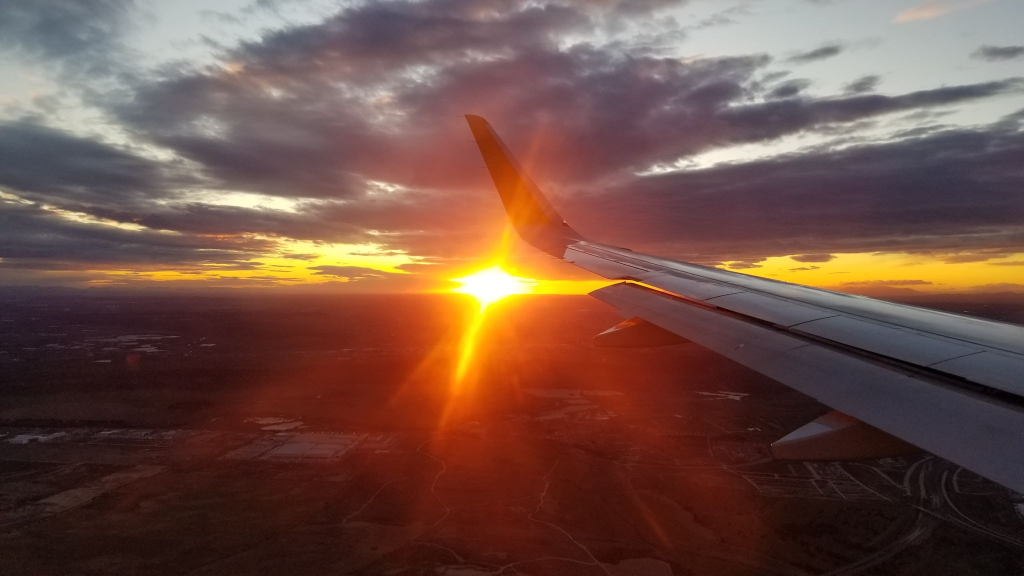
#> input picture example_image_big.jpg, 2048 x 1152 px (shown at 1/2 size)
$ python pic2music.py
#> lines starting #> are read from the running program, lines starting #| are printed output that depends on the picture
#!/usr/bin/env python

from __future__ import division
import numpy as np
from numpy.fft import fft
import matplotlib.pyplot as plt
import cv2
import os
import wave
import struct
from scipy import signal
from sklearn.cluster import KMeans

class MusicalPicture(object):

    SAMPLE_RATE = 44100
    NUM_PITCHES = 7

    #          F      F#/Gb  G      G#/Ab  A      A#/Bb  B      C      C#/Db  D      D#/Eb  E
    PITCHES = [349.2, 370.0, 392.0, 415.3, 440.0, 466.2, 493.9, 523.2, 554.4, 587.3, 622.2, 659.3]

    def __init__(self, filename, num_sections):
#> called with filename = 'example_image_big.jpg', num_sections = 5
        print("Initializing image: {}\n......................".format(filename))
        self.image = cv2.imread(filename)
#> self.image is the input picture: shape (1152, 2048, 3); mean B, G, R 69.3, 79.7, 112.4
        print("Image loaded!")
        self.width = self.image.shape[1]
#> self.width = 2048
        self.height = self.image.shape[0]
#> self.height = 1152
        self.num_sections = num_sections
        self.sections = self.generate_sections() # List of len num_sections
        self.dominant_colors = self.find_dominant_colors() # List of tuples, len num_sections (frequency, hue, saturation, value)
        self.hue_to_pitch = self.calculate_hue_to_pitch()
        self.pitches = self.calculate_pitches()

    def plot_colors(self, hist, centroids):
        """
        Plots the dominant colors previously generated into a histogram with centroids
        Modified from: https://www.pyimagesearch.com/2014/05/26/opencv-python-k-means-color-clustering/
        """
        bar = np.zeros((50, 300, 3), dtype = "uint8")
        startX = 0
        for (percent, color) in zip(hist, centroids):
            # plot the relative percentage of each cluster
            endX = startX + (percent * 300)
            cv2.rectangle(bar, (int(startX), 0), (int(endX), 50),
                color.astype("uint8").tolist(), -1)
            startX = endX

        # return the bar chart
        return bar

    def generate_sections(self):
        """
        Divides the image into num_sections sections of even width, with the exception of the last section which includes the remainder. Ex:
            Image width: 100
            num_sections: 7
            First 6 sections width: 100//7
            Last section width: 100//7+100%7

        Args:
            None
        Returns:
            A list of 2d numpy arrays
        """
        sections = []
        section_size = self.width//self.num_sections
#> section_size = 409
        for i in range(self.num_sections-1):
            new_section = self.image[:,i*section_size:(i+1)*section_size,:]
            sections.append(new_section)
#> this loop made 4 passes
#> pass 1, in generate_sections, `new_section = self.image[:,i*section_size:(i+1)*section_size,:]`:
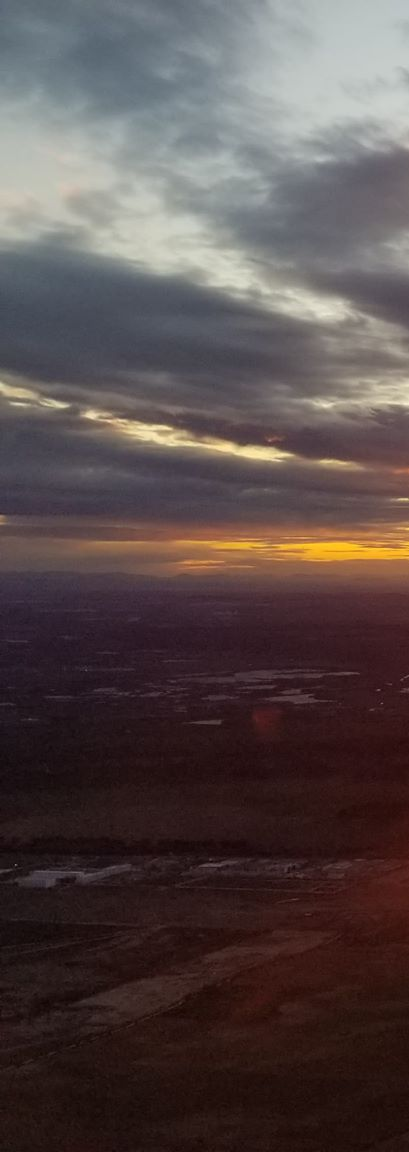
#> new_section: shape (1152, 409, 3); mean B, G, R 73.6, 74.3, 87
#> pass 2, in generate_sections, `new_section = self.image[:,i*section_size:(i+1)*section_size,:]`:
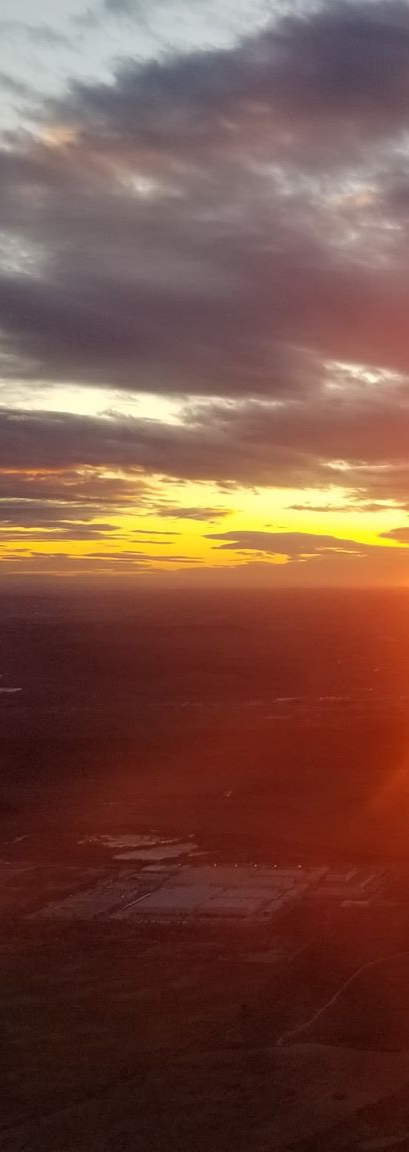
#> new_section: shape (1152, 409, 3); mean B, G, R 67.1, 80.1, 119.2
#> pass 3, in generate_sections, `new_section = self.image[:,i*section_size:(i+1)*section_size,:]`:
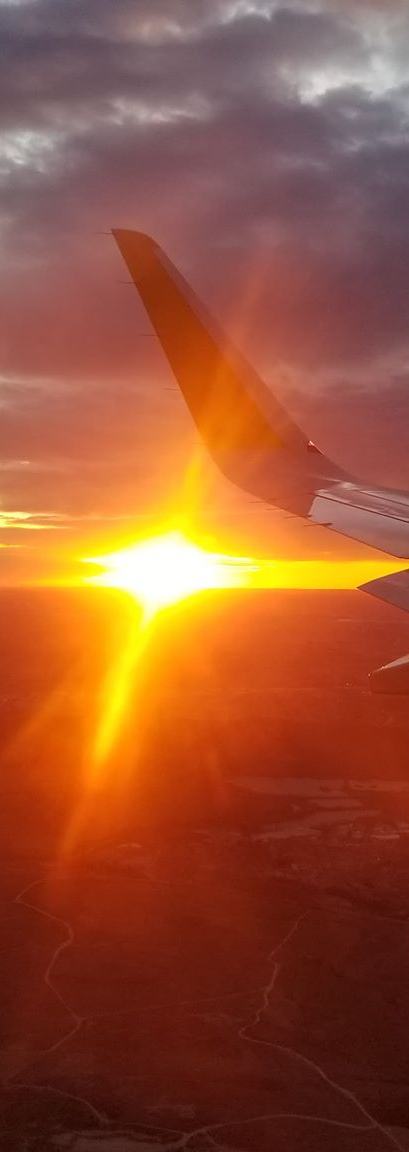
#> new_section: shape (1152, 409, 3); mean B, G, R 52.7, 83.3, 152.1
#> after the loop, sections = 4 items
#> in __init__, `self.sections = self.generate_sections()`: self.sections = 5 items
        # The last section will likely be different width
        sections.append(self.image[:,(self.num_sections-1)*section_size:,:].astype(np.uint8))
        return sections


    def generate_single_wav(self, section_number):
        """
        Generates a wav file of a single period of a sound shaped by the value of the colors
        in a particular section of the image

        Args:
            section_number: the section of the image to sonify
        Returns:
            None
        """

        if section_number >= self.num_sections:
            raise IndexError("Invalid section number")
        section = self.sections[section_number]
        grayscale = cv2.cvtColor(section, cv2.COLOR_BGR2GRAY)
        grayscale = grayscale.reshape((grayscale.shape[0], grayscale.shape[1]))
        averaged = np.mean(grayscale, axis=1)
        averaged = np.add(averaged, -np.mean(averaged), casting="unsafe")
        averaged *= 256
        sampled = averaged
        #sampled = signal.resample(averaged.astype(np.float64), int(len(averaged)))#*3000/MusicalPicture.SAMPLE_RATE))
        sampled = np.tile(sampled, len(averaged))
        dir_name = "section_{}".format(section_number)

        try:
            # Create target Directory
            os.mkdir(dir_name)
            print("Directory {} created".format(dir_name))
        except OSError:
            pass
        output_wav = "{}/instrument.wav".format(dir_name)
        obj = wave.open(output_wav, 'w')
        obj.setnchannels(1)
        obj.setsampwidth(2)
        obj.setframerate(MusicalPicture.SAMPLE_RATE)

        for i in range(len(sampled)):
            data_point = struct.pack('<h', sampled[i])
            obj.writeframesraw(data_point)
        obj.close()

    def generate_all_wavs(self):
        """
        Runs generate_single_wav on all sections of the image
        """
        for i in range(self.num_sections):
            self.generate_single_wav(i)


    def find_dominant_colors(self):
        """
        Finds the most dominant colors in each section of the image, and extracts the H, S,
        and V data
        Adapted from: https://www.pyimagesearch.com/2014/05/26/opencv-python-k-means-color-clustering/
        Args:
            None
        Returns:
            A list of lenth num_sections of tuples, where each tuple value is a list of
            the following:
                (color_frequency, hue, saturation, value)
        """
        print("Searching for dominant colors...")
        section_results = []
        counter = 0
        for section in self.sections:
            print("Section {}: ".format(counter)),
            section = cv2.cvtColor(section, cv2.COLOR_BGR2HSV)
            #section = cv2.cvtColor(section, cv2.COLOR_BGR2RGB)
            image = section.reshape((section.shape[0] * section.shape[1], 3)) # see if this can just be clustered by hue
            clt = KMeans(n_clusters = MusicalPicture.NUM_PITCHES)
            clt.fit(image)
            numLabels = np.arange(0, len(np.unique(clt.labels_)) + 1)
            (hist, _) = np.histogram(clt.labels_, bins = numLabels)
            # normalize the histogram, such that it sums to one
            hist = hist.astype("float")
            hist /= hist.sum()

            frequencies = []
            hues = []
            saturations = []
            values = []
            for (percent, color) in zip(hist, clt.cluster_centers_):
                frequencies.append(percent)
                hues.append(color[0])
                saturations.append(color[1])
                values.append(color[2])

            section_results.append((frequencies, hues, saturations, values))
            bar = self.plot_colors(hist, clt.cluster_centers_)
            # show our color bart
            plt.figure()
            plt.axis("off")
            plt.imshow(bar)
            #plt.show()
            print("Colors found!")
            counter += 1
#> this loop made 5 passes
#> hist on passes 1 to 5: [0.193, 0.115, 0.12, 0.173, 0.104, 0.125, 0.171], [0.274, 0.188, 0.0495, 0.102, 0.186, 0.164, 0.0355], [0.206, 0.215, 0.135, 0.152, 0.118, 0.0301, 0.144], [0.0781, 0.168, 0.244, 0.207, 0.126, 0.0862, 0.0905], [0.391, 0.0558, 0.124, 0.0628, 0.16, 0.0898, 0.116]
#| Section 0:
#| Colors found!
#| Section 1:
#| Colors found!
#| Section 2:
#| Colors found!
#| Section 3:
#| Colors found!
#| Section 4:
#| Colors found!
#> pass 1, in find_dominant_colors, `bar = self.plot_colors(hist, clt.cluster_centers_)`:
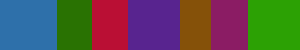
#> bar: shape (50, 300, 3); mean of channels 0, 1, 2 77.5, 82.3, 89.6; drawn as B, G, R
#> pass 2, in find_dominant_colors, `bar = self.plot_colors(hist, clt.cluster_centers_)`:
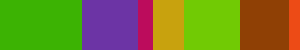
#> bar: shape (50, 300, 3); mean of channels 0, 1, 2 40, 126.9, 119.8; drawn as B, G, R
#> after the loop, counter = 5; section_results = 5 items
        return section_results

    def calculate_hue_to_pitch(self):
        """
        Generates a dictionary mapping hues from 0-180 (standard for OpenCV) to 1 octave of
        a western chromatic scale (in Hz)

        Args:
            None
        Returns:
            A dictionary mapping hue to pitch
        """
        hue_to_pitch = {}
        multiple = round(180/len(MusicalPicture.PITCHES), 1)
        for i in range(len(MusicalPicture.PITCHES)):
            hue_to_pitch[i*multiple] = MusicalPicture.PITCHES[i]
        return hue_to_pitch

    def closest_pitch(self, hue):
        """
        Given a hue, finds the closest western chromatic pitch associated with it

        Args:
            hue: the hue to be converted into a pitch
        Returns:
            The closest pitch
        """

        hues = list(self.hue_to_pitch.keys())
        # find the closest hue by minimizing squared error
        closest_ind = np.argmin((hues-hue)**2) # check the syntax on this
        return self.hue_to_pitch[hues[closest_ind]]

    def calculate_pitches(self):
        """
        For all of the hues for each section:
        Given a hue within the range 0-180 (standard for OpenCV), calculate a
        pitch (Hz), which is multiplied by 2 if the saturation is above 50.

        Resources:
            - https://cycling74.com/forums/patch-for-pitch-to-color
            - https://www.flutopedia.com/sound_color.htm

        Args:
            None
        Returns:
            A list of length num_sections, of lists of pitches associated with each
            section
        """
        print("Calculating pitches...")
        pitches = []
        counter = 0
        for section in self.dominant_colors:
            print("Section {}: ".format(counter)),
            section_pitches = []
            for i in range(len(section[1])): # hues
                hue = section[1][i]
                saturation = section[2][i]
                central_pitch = self.closest_pitch(hue)
                if saturation > 50: # can modify to have more octave range
                    central_pitch *= 2
                section_pitches.append(central_pitch)
            pitches.append(section_pitches)
            counter += 1
            print("Complete!")
#> this loop made 5 passes
#| Section 0:
#| Complete!
#| Section 1:
#| Complete!
#| Section 2:
#| Complete!
#| Section 3:
#| Complete!
#| Section 4:
#| Complete!
#> after the loop, counter = 5; pitches = [[1318.6, 698.4, 415.3, 622.2, 740, 523.2, 698.4], [698.4, 1318.6, 493.9, 740, 698.4, 698.4, 784], [698.4, 1318.6, 740, 698.4, 740, 370, 698.4], [370, 1318.6, 698.4, 622.2, 698.4, 698.4, 466.2], [587.3, 698.4, 493.9, 740, 698.4, 1318.6, 415.3]]
        return pitches

    # [42 lines left out: functions write_all_data, write_data, not called in this run]


if __name__ == "__main__":
    yay = MusicalPicture("example_image_big.jpg", 5)
#> in __init__, `self.pitches = self.calculate_pitches()`: self.pitches has the same summary as pitches in calculate_pitches
#> the loop in generate_all_wavs, `for i in range(self.num_sections):` made 1 pass
#> pass 1, in generate_single_wav, `grayscale = cv2.cvtColor(section, cv2.COLOR_BGR2GRAY)`:
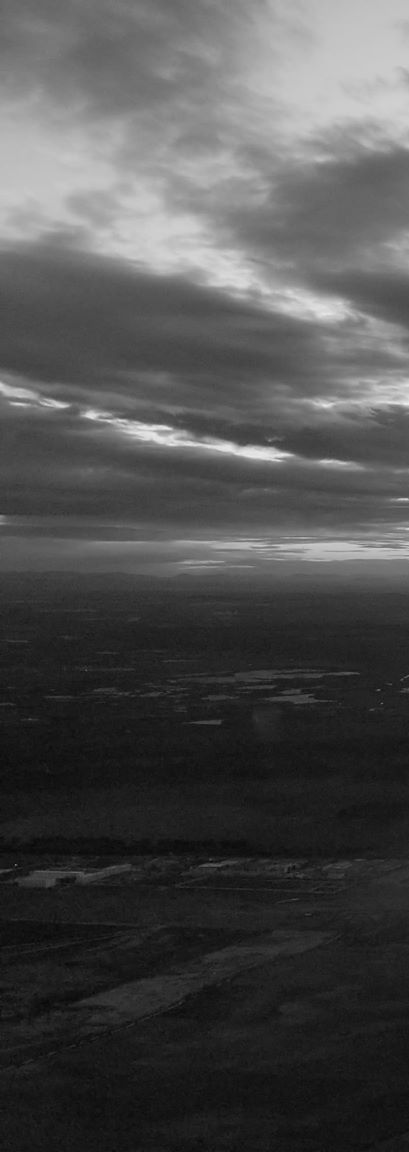
#> grayscale: shape (1152, 409); min 5, max 238, mean 78
#> (the run stopped early here; a loop or call above may not have finished)
